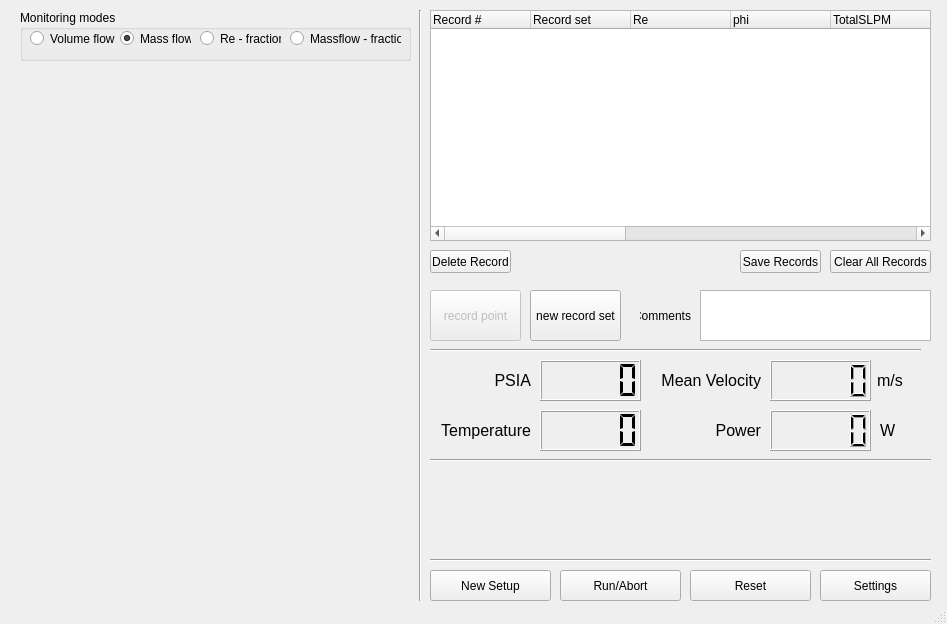
<?xml version="1.0" encoding="UTF-8"?>
<ui version="4.0">
 <class>MainWindow</class>
 <widget class="QMainWindow" name="MainWindow">
  <property name="geometry">
   <rect>
    <x>0</x>
    <y>0</y>
    <width>947</width>
    <height>624</height>
   </rect>
  </property>
  <property name="windowTitle">
   <string>MainWindow</string>
  </property>
  <widget class="QWidget" name="centralwidget">
   <widget class="QGroupBox" name="groupBox_7">
    <property name="geometry">
     <rect>
      <x>20</x>
      <y>10</y>
      <width>391</width>
      <height>51</height>
     </rect>
    </property>
    <property name="title">
     <string>Monitoring modes</string>
    </property>
    <widget class="QRadioButton" name="radioButton_air_fuel_SLPM">
     <property name="geometry">
      <rect>
       <x>10</x>
       <y>20</y>
       <width>91</width>
       <height>17</height>
      </rect>
     </property>
     <property name="text">
      <string>Volume flow</string>
     </property>
     <property name="checkable">
      <bool>true</bool>
     </property>
     <property name="checked">
      <bool>false</bool>
     </property>
    </widget>
    <widget class="QRadioButton" name="radioButton_massflow">
     <property name="geometry">
      <rect>
       <x>270</x>
       <y>20</y>
       <width>111</width>
       <height>17</height>
      </rect>
     </property>
     <property name="text">
      <string>Massflow - fraction</string>
     </property>
    </widget>
    <widget class="QRadioButton" name="radioButton_re_phi">
     <property name="geometry">
      <rect>
       <x>180</x>
       <y>20</y>
       <width>81</width>
       <height>17</height>
      </rect>
     </property>
     <property name="text">
      <string>Re - fraction</string>
     </property>
     <property name="checked">
      <bool>false</bool>
     </property>
     <property name="autoExclusive">
      <bool>true</bool>
     </property>
    </widget>
    <widget class="QRadioButton" name="radioButton_air_fuel_SLPM_2">
     <property name="geometry">
      <rect>
       <x>100</x>
       <y>20</y>
       <width>71</width>
       <height>17</height>
      </rect>
     </property>
     <property name="text">
      <string>Mass flow</string>
     </property>
     <property name="checkable">
      <bool>true</bool>
     </property>
     <property name="checked">
      <bool>true</bool>
     </property>
    </widget>
   </widget>
   <widget class="QPushButton" name="pushButton">
    <property name="geometry">
     <rect>
      <x>430</x>
      <y>570</y>
      <width>121</width>
      <height>31</height>
     </rect>
    </property>
    <property name="text">
     <string>New Setup</string>
    </property>
   </widget>
   <widget class="QPushButton" name="pushButton_2">
    <property name="geometry">
     <rect>
      <x>560</x>
      <y>570</y>
      <width>121</width>
      <height>31</height>
     </rect>
    </property>
    <property name="text">
     <string>Run/Abort</string>
    </property>
   </widget>
   <widget class="QPushButton" name="pushButton_3">
    <property name="geometry">
     <rect>
      <x>690</x>
      <y>570</y>
      <width>121</width>
      <height>31</height>
     </rect>
    </property>
    <property name="text">
     <string>Reset</string>
    </property>
   </widget>
   <widget class="QTreeWidget" name="record_list">
    <property name="geometry">
     <rect>
      <x>430</x>
      <y>10</y>
      <width>501</width>
      <height>231</height>
     </rect>
    </property>
    <attribute name="headerVisible">
     <bool>true</bool>
    </attribute>
    <attribute name="headerCascadingSectionResizes">
     <bool>false</bool>
    </attribute>
    <attribute name="headerMinimumSectionSize">
     <number>28</number>
    </attribute>
    <attribute name="headerShowSortIndicator" stdset="0">
     <bool>false</bool>
    </attribute>
    <attribute name="headerStretchLastSection">
     <bool>true</bool>
    </attribute>
    <column>
     <property name="text">
      <string>Record #</string>
     </property>
    </column>
    <column>
     <property name="text">
      <string>Record set</string>
     </property>
    </column>
    <column>
     <property name="text">
      <string>Re</string>
     </property>
    </column>
    <column>
     <property name="text">
      <string>phi</string>
     </property>
    </column>
    <column>
     <property name="text">
      <string>TotalSLPM</string>
     </property>
    </column>
    <column>
     <property name="text">
      <string>AirSLPM</string>
     </property>
    </column>
    <column>
     <property name="text">
      <string>FuelSLPM</string>
     </property>
    </column>
    <column>
     <property name="text">
      <string>Power</string>
     </property>
    </column>
    <column>
     <property name="text">
      <string>U_mean</string>
     </property>
    </column>
    <column>
     <property name="text">
      <string>Pressure</string>
     </property>
    </column>
    <column>
     <property name="text">
      <string>Temperature</string>
     </property>
    </column>
    <column>
     <property name="text">
      <string>Date</string>
     </property>
    </column>
    <column>
     <property name="text">
      <string>Comments</string>
     </property>
    </column>
   </widget>
   <widget class="QPushButton" name="delete_record_button">
    <property name="geometry">
     <rect>
      <x>430</x>
      <y>250</y>
      <width>81</width>
      <height>23</height>
     </rect>
    </property>
    <property name="text">
     <string>Delete Record</string>
    </property>
   </widget>
   <widget class="QPushButton" name="pushButton_save_button">
    <property name="geometry">
     <rect>
      <x>740</x>
      <y>250</y>
      <width>81</width>
      <height>23</height>
     </rect>
    </property>
    <property name="text">
     <string>Save Records</string>
    </property>
   </widget>
   <widget class="QPushButton" name="pushButton_clear_records">
    <property name="geometry">
     <rect>
      <x>830</x>
      <y>250</y>
      <width>101</width>
      <height>23</height>
     </rect>
    </property>
    <property name="text">
     <string>Clear All Records</string>
    </property>
   </widget>
   <widget class="QTextEdit" name="comments_textBox">
    <property name="geometry">
     <rect>
      <x>700</x>
      <y>290</y>
      <width>231</width>
      <height>51</height>
     </rect>
    </property>
   </widget>
   <widget class="QLabel" name="label_36">
    <property name="geometry">
     <rect>
      <x>640</x>
      <y>290</y>
      <width>51</width>
      <height>51</height>
     </rect>
    </property>
    <property name="text">
     <string>Comments</string>
    </property>
    <property name="alignment">
     <set>Qt::AlignRight|Qt::AlignTrailing|Qt::AlignVCenter</set>
    </property>
   </widget>
   <widget class="QPushButton" name="button_new_record_set">
    <property name="geometry">
     <rect>
      <x>530</x>
      <y>290</y>
      <width>91</width>
      <height>51</height>
     </rect>
    </property>
    <property name="text">
     <string>new record set</string>
    </property>
   </widget>
   <widget class="QPushButton" name="button_record_set">
    <property name="enabled">
     <bool>false</bool>
    </property>
    <property name="geometry">
     <rect>
      <x>430</x>
      <y>290</y>
      <width>91</width>
      <height>51</height>
     </rect>
    </property>
    <property name="text">
     <string>record point</string>
    </property>
   </widget>
   <widget class="QLCDNumber" name="lcd_mean_velocity">
    <property name="geometry">
     <rect>
      <x>770</x>
      <y>360</y>
      <width>101</width>
      <height>41</height>
     </rect>
    </property>
   </widget>
   <widget class="QLCDNumber" name="lcd_temperature_Air">
    <property name="geometry">
     <rect>
      <x>540</x>
      <y>410</y>
      <width>101</width>
      <height>41</height>
     </rect>
    </property>
    <property name="autoFillBackground">
     <bool>false</bool>
    </property>
    <property name="smallDecimalPoint">
     <bool>false</bool>
    </property>
    <property name="segmentStyle">
     <enum>QLCDNumber::Flat</enum>
    </property>
   </widget>
   <widget class="QLabel" name="label">
    <property name="geometry">
     <rect>
      <x>470</x>
      <y>360</y>
      <width>61</width>
      <height>41</height>
     </rect>
    </property>
    <property name="font">
     <font>
      <pointsize>12</pointsize>
     </font>
    </property>
    <property name="text">
     <string>PSIA</string>
    </property>
    <property name="alignment">
     <set>Qt::AlignRight|Qt::AlignTrailing|Qt::AlignVCenter</set>
    </property>
   </widget>
   <widget class="QLabel" name="label_17">
    <property name="geometry">
     <rect>
      <x>670</x>
      <y>410</y>
      <width>91</width>
      <height>41</height>
     </rect>
    </property>
    <property name="font">
     <font>
      <pointsize>12</pointsize>
     </font>
    </property>
    <property name="text">
     <string>Power</string>
    </property>
    <property name="alignment">
     <set>Qt::AlignRight|Qt::AlignTrailing|Qt::AlignVCenter</set>
    </property>
   </widget>
   <widget class="QLabel" name="label_45">
    <property name="geometry">
     <rect>
      <x>880</x>
      <y>410</y>
      <width>31</width>
      <height>41</height>
     </rect>
    </property>
    <property name="font">
     <font>
      <pointsize>12</pointsize>
     </font>
    </property>
    <property name="text">
     <string>W</string>
    </property>
   </widget>
   <widget class="QLCDNumber" name="lcd_power">
    <property name="geometry">
     <rect>
      <x>770</x>
      <y>410</y>
      <width>101</width>
      <height>41</height>
     </rect>
    </property>
   </widget>
   <widget class="QLabel" name="label_43">
    <property name="geometry">
     <rect>
      <x>877</x>
      <y>360</y>
      <width>31</width>
      <height>41</height>
     </rect>
    </property>
    <property name="font">
     <font>
      <pointsize>12</pointsize>
     </font>
    </property>
    <property name="text">
     <string>m/s</string>
    </property>
   </widget>
   <widget class="QLabel" name="label_2">
    <property name="geometry">
     <rect>
      <x>440</x>
      <y>420</y>
      <width>91</width>
      <height>21</height>
     </rect>
    </property>
    <property name="font">
     <font>
      <pointsize>12</pointsize>
     </font>
    </property>
    <property name="text">
     <string>Temperature</string>
    </property>
    <property name="alignment">
     <set>Qt::AlignRight|Qt::AlignTrailing|Qt::AlignVCenter</set>
    </property>
   </widget>
   <widget class="QLabel" name="label_16">
    <property name="geometry">
     <rect>
      <x>640</x>
      <y>360</y>
      <width>121</width>
      <height>41</height>
     </rect>
    </property>
    <property name="font">
     <font>
      <pointsize>12</pointsize>
     </font>
    </property>
    <property name="text">
     <string>Mean Velocity</string>
    </property>
    <property name="alignment">
     <set>Qt::AlignRight|Qt::AlignTrailing|Qt::AlignVCenter</set>
    </property>
   </widget>
   <widget class="QLCDNumber" name="lcd_pressure_Air">
    <property name="geometry">
     <rect>
      <x>540</x>
      <y>360</y>
      <width>101</width>
      <height>41</height>
     </rect>
    </property>
    <property name="autoFillBackground">
     <bool>false</bool>
    </property>
    <property name="smallDecimalPoint">
     <bool>false</bool>
    </property>
    <property name="segmentStyle">
     <enum>QLCDNumber::Flat</enum>
    </property>
   </widget>
   <widget class="Line" name="line">
    <property name="geometry">
     <rect>
      <x>430</x>
      <y>340</y>
      <width>491</width>
      <height>20</height>
     </rect>
    </property>
    <property name="orientation">
     <enum>Qt::Horizontal</enum>
    </property>
   </widget>
   <widget class="Line" name="line_2">
    <property name="geometry">
     <rect>
      <x>430</x>
      <y>450</y>
      <width>501</width>
      <height>20</height>
     </rect>
    </property>
    <property name="orientation">
     <enum>Qt::Horizontal</enum>
    </property>
   </widget>
   <widget class="QPushButton" name="pushButton_4">
    <property name="geometry">
     <rect>
      <x>820</x>
      <y>570</y>
      <width>111</width>
      <height>31</height>
     </rect>
    </property>
    <property name="text">
     <string>Settings</string>
    </property>
   </widget>
   <widget class="Line" name="line_3">
    <property name="geometry">
     <rect>
      <x>430</x>
      <y>550</y>
      <width>501</width>
      <height>20</height>
     </rect>
    </property>
    <property name="orientation">
     <enum>Qt::Horizontal</enum>
    </property>
   </widget>
   <widget class="Line" name="line_4">
    <property name="geometry">
     <rect>
      <x>410</x>
      <y>10</y>
      <width>21</width>
      <height>591</height>
     </rect>
    </property>
    <property name="orientation">
     <enum>Qt::Vertical</enum>
    </property>
   </widget>
  </widget>
  <widget class="QStatusBar" name="statusbar"/>
 </widget>
 <resources/>
 <connections/>
</ui>
